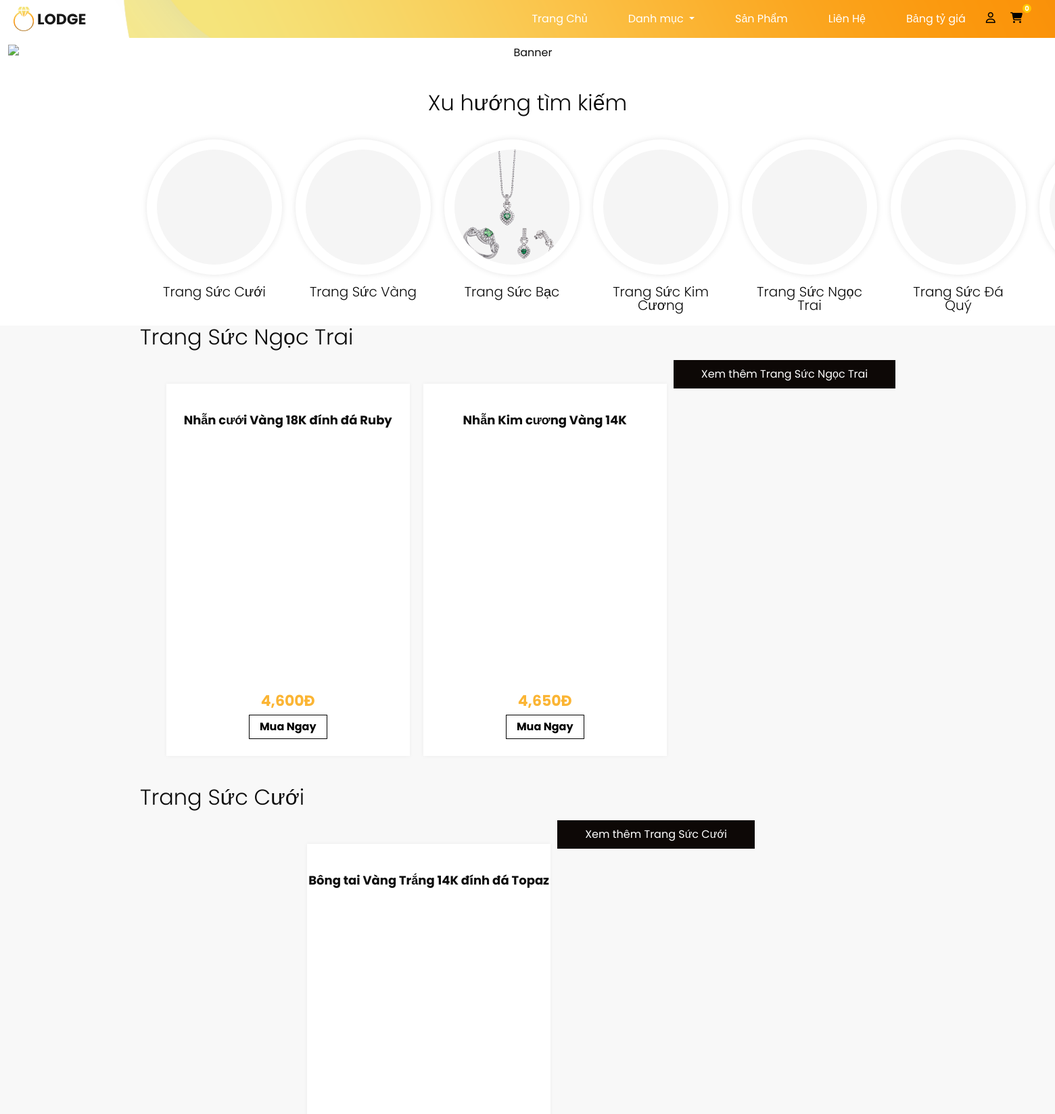
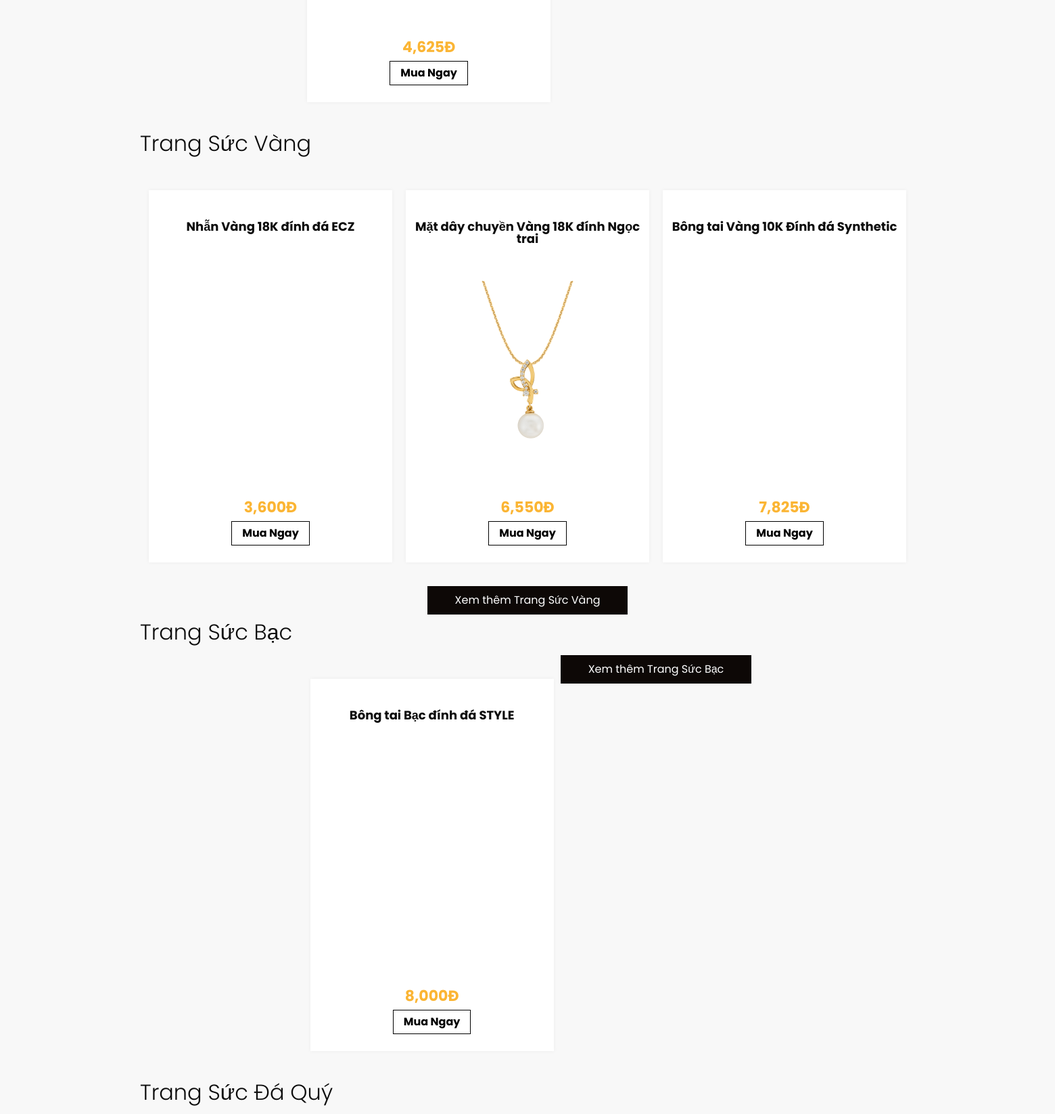
/jewellery.php (upper part), run on the app's committed database (2 pictures, top to bottom).
### tables this page shows
CREATE TABLE `danhmuc` (
  `Ma_DM` int(11) NOT NULL,
  `Ten_DM` varchar(20) NOT NULL,
  `HinhAnh_DM` varchar(100) DEFAULT NULL,
  `PARENT` int(11) DEFAULT NULL
);

CREATE TABLE `sanpham` (
  `Ma_SP` int(11) NOT NULL,
  `Ma_DM` int(11) NOT NULL,
  `HinhAnh_SP` varchar(100) NOT NULL,
  `Ten_SP` varchar(50) NOT NULL,
  `TrongLuong_Sp` float NOT NULL,
  `MoTa_SP` mediumtext DEFAULT NULL
);

CREATE TABLE `don_gia` (
  `id_gia` int(11) NOT NULL,
  `ngay` date NOT NULL,
  `gia` decimal(10,2) NOT NULL,
  `Ma_SP` int(11) DEFAULT NULL
);

### web/jewellery.php (the view, shortened to what this page needs)
<!DOCTYPE html>
<html>
<head>
    <link rel="stylesheet" type="text/css" href="https://cdnjs.cloudflare.com/ajax/libs/OwlCarousel2/2.1.3/assets/owl.carousel.min.css" />
    <link rel="stylesheet" href="https://cdnjs.cloudflare.com/ajax/libs/font-awesome/6.2.0/css/all.min.css">
    <link rel="stylesheet" type="text/css" href="css/bootstrap.css" />
    <link rel="stylesheet" type="text/css" href="css/sina-nav.css" />
    <link href="https://cdn.jsdelivr.net/npm/bootstrap@5.0.2/dist/css/bootstrap.min.css" rel="stylesheet">
    <link href="css/sanpham.css" rel="stylesheet" />
    <link href="css/responsive.css" rel="stylesheet" />
</head>
<body class="sub_page">
    <div class="hero_area">
        <header class="header_section">
            <div class="container-fluid">
                <nav class="navbar navbar-expand-lg custom_nav-container ">
                    <a class="navbar-brand" href="index.html">
                        <img src="images/logo.png" alt="">
                        <span>Lodge</span>
                    </a>
                    <div class="collapse navbar-collapse" id="navbarSupportedContent">
                        <ul class="navbar-nav ml-auto">
                            <li class="nav-item">
                                <a class="nav-link" href="index.php">Trang Chủ</a>
                            </li>
                            <li class="nav-item dropdown">
                                <a class="nav-link dropdown-toggle" href="category.php" id="navbarDropdown"
                                    role="button" data-bs-toggle="dropdown" aria-expanded="false">
                                    Danh mục
                                </a>
                            </li>
                            <li class="nav-item">
                                <a class="nav-link" href="jewellery.php">Sản Phẩm</a>
                            </li>
                            <li class="nav-item">
                                <a class="nav-link" href="contact1.php">Liên Hệ</a>
                            </li>
                            <li class="nav-item">
                  <a class="nav-link" href="tygia.php">Bảng tỷ giá</a>
                </li>
                <form class="d-flex">
                        <div class="icons">
                            <?php
                            if (!isset($_SESSION["user"])){
                          ?>
                            <a href="login.php"><i class="fa-regular fa-user"></i></a>
                            <?php
                            }
                            else
                            {
                                ?>
                            <i> <label for="">Xin chào: </label><?php echo $_SESSION["user"]; ?></i>
                            <a href='logout.php'><i class="fa-solid fa-right-from-bracket"></i></a>
                            <?php
                            }
                            ?>
                            <a href="cart.php"><i class="fa-solid fa-cart-shopping"></i><span
                                    style="height: 13px;width: 13px;background: #ffc800;font-size: 10px;color: #ffffff;line-height: 13px;text-align: center;font-weight: 700;display: inline-block;border-radius: 50%;position: absolute;">
                                    <?php require 'slsp.php'; ?>
                                </span></a>
                        </div>
                    </form>
                        </ul>
                    </div>
                </nav>
            </div>
        </header>
                          </div>
<div class="banner_section layout_padding">
    <div class="container-fluid">
        <div class="row">
            <div style="text-align: center; width: 100%;">
                <img src="upload/banner2.jpg" alt="Banner" style="height: auto; max-width: 100%; display: block; margin: 0 auto;">
            </div>
        </div>
    </div>
</div>
<?php
$sql_str = "SELECT * FROM danhmuc WHERE Ten_DM LIKE '%Trang%' OR Ten_DM LIKE '%Quà%' ORDER BY Ma_DM
 ";
$result = mysqli_query($conn, $sql_str);
?>
<div class="item_section layout_padding2">
    <div class="container">
        <h2 class="text-center">Xu hướng tìm kiếm</h2>
        <div class="item_container_wrapper">
            <div class="item_container_wrapper_inner d-flex">
                <div class="item_container d-flex justify-content-center">
                    <?php while ($row = mysqli_fetch_assoc($result)) { ?>
                        <div class="box">
                            <a href="products.php?id=<?php echo $row['Ma_DM']; ?>">
                                <div class="img-box">
                                    <img src="<?php echo $row['HinhAnh_DM']; ?>" alt="">
                                </div>
                            </a>
                            <div class="name">
                                <h5 class="text-center"><?php echo $row['Ten_DM']; ?></h5>
                            </div>
                        </div>
                    <?php } ?>
                </div>
            </div>
        </div>
    </div>
</div>
  <?php
$sql = "SELECT
            sanpham.HinhAnh_SP,
            sanpham.Ten_SP,
            sanpham.Ma_SP,
            don_gia.gia AS Gia_SP,
            danhmuc.Ten_DM,
            danhmuc.Ma_DM
        FROM
            sanpham
        INNER JOIN
            don_gia ON sanpham.Ma_SP = don_gia.Ma_SP
        INNER JOIN
            danhmuc ON sanpham.Ma_DM = danhmuc.Ma_DM
       ";
$result = mysqli_query($conn, $sql);
$max_products_per_category = 3;
?>
<section class="price_section layout_padding">
    <div class="container" >
        <?php
        if (mysqli_num_rows($result) > 0) {
            $products_by_category = array();
            while ($row = mysqli_fetch_assoc($result)) {
                $category = $row['Ten_DM'];
                if (!isset($products_by_category[$category])) {
                    $products_by_category[$category] = array();
                }
                $products_by_category[$category][] = $row;
            }
            foreach ($products_by_category as $category => $products) {
                echo '<div class="heading_container">';
                echo '<h2>'.$category.'</h2>';
                echo '</div>';
                echo '<div class="price_container">';
                $product_count = 0;
                foreach ($products as $product) {
                    if ($product_count < $max_products_per_category) {
                        ?>
                        <div class="box">
                            <div class="name">
                                <h6><?php echo $product['Ten_SP']; ?></h6>
                            </div>
                            <div class="img-box">
                                <img src="<?php echo $product['HinhAnh_SP']; ?>" alt="">
                            </div>
                            <div class="detail-box">
                                <h5><span><?php echo number_format($product['Gia_SP']); ?>đ</span></h5>
                                <a href="chitiet.php?id=<?php echo $product['Ma_SP']; ?>">Mua Ngay</a>
                            </div>
                        </div>
                        <?php
                        $product_count++;
                    } else {
                        break;
                    }
                }
                echo '<div class="d-flex justify-content-center">';
                echo '<div class="category_name_container">';
                echo '<a href="products.php?id='.$product['Ma_DM'].'" class="price_btn">Xem thêm '.$product['Ten_DM'].'</a>';
                echo '</div>';
                echo '</div>';
                echo '</div>';
            }
        } else {
            echo "Không có sản phẩm phù hợp.";
        }
        ?>
    </div>
</section>
</body>
</html>

### web/css/sanpham.css (style rules this page uses)
body { font-family: "Poppins", sans-serif; color: #0c0c0c; }
.layout_padding { padding: 1px 0; }
.layout_padding2 { padding: 45px 0; }
.heading_container { display: -webkit-box; display: -ms-flexbox; display: flex; }
.heading_container h2 { position: relative; text-align: center; }
.heading_container h2::before { content: ""; position: absolute; width: 9px; height: 30px; top: 14%; right: -15px; }
.hero_area { height: 100vh; position: relative; background-image: url(../images/hero-bg.png); background-size: cover; background-position: bottom right; background-repeat: no-repeat; }
.sub_page .hero_area { height: auto; background-position: top right; }
.header_section .container-fluid { padding-right: 25px; padding-left: 25px; }
.custom_nav-container.navbar-expand-lg .navbar-nav .nav-link { padding: 10px 30px; color: #ffffff; text-align: center; }
a, a:hover, a:focus { text-decoration: none; }
.navbar-brand { display: -webkit-box; display: -ms-flexbox; display: flex; -webkit-box-align: center; -ms-flex-align: center; align-items: center; }
.navbar-brand img { width: 30px; margin-right: 5px; }
.navbar-brand span { font-size: 22px; font-weight: 700; color: #191919; text-transform: uppercase; }
.custom_nav-container { z-index: 99999; padding: 5px 0; }
.item_section .item_container { -webkit-box-pack: center; }
.item_section .item_container .box .img-box { width: 100%; height: 100px; overflow: hidden; background-color: #f5f5f5; border-radius: 50%; }
.item_section .item_container .box .img-box img { width: 100%; height: auto; }
.item_section .item_container .box { width: 280px; margin: 30px 10px; padding: 15px; -webkit-box-shadow: 0px 0px 2px 0.5px rgba(0, 0, 0, 0.15); box-shadow: 0px 0px 2px 0.5px rgba(0, 0, 0, 0.15); text-align: center; border-radius: 50%; -webkit-box-shadow: 0px 0px 10px rgba(0, 0, 0, 0.1); box-shadow: 0px 0px 10px rgba(0, 0, 0, 0.1); }
.item_section .item_container .box .img-box { width: 100%; height: 100%; border-radius: 50%; }
.item_section .item_container .box h6, .item_section .item_container .box h5 { margin-top: 30px; }
.item_section .item_container .box { position: relative; width: 200px; height: 200px; border-radius: 50%; -webkit-box-shadow: 0px 0px 10px rgba(0, 0, 0, 0.1); box-shadow: 0px 0px 10px rgba(0, 0, 0, 0.1); }
.price_section { background-color: #f8f8f8; }
.price_section .price_container { display: -webkit-box; display: -ms-flexbox; display: flex; -webkit-box-pack: center; -ms-flex-pack: center; justify-content: center; padding: 10px 0; -ms-flex-wrap: wrap; flex-wrap: wrap; }
.price_section .price_container .box { min-width: 300px; max-width: 360px; height: 550px; display: -webkit-box; display: -ms-flexbox; display: flex; -webkit-box-orient: vertical; -webkit-box-direction: normal; -ms-flex-direction: column; flex-direction: column; -webkit-box-align: center; -ms-flex-align: center; align-items: center; -webkit-box-pack: justify; -ms-flex-pack: justify; justify-content: space-between; margin: 35px 10px; padding: 45px 0 25px 0; text-align: center; background-color: #ffffff; -webkit-box-shadow: 0px 0px 6px 0 rgba(0, 0, 0, 0.05); box-shadow: 0px 0px 6px 0 rgba(0, 0, 0, 0.05); -webkit-box-flex: 1; -ms-flex-positive: 1; flex-grow: 1; }
.price_section .price_container .box .img-box { width: 100%; display: -webkit-box; display: -ms-flexbox; display: flex; -webkit-box-pack: center; -ms-flex-pack: center; justify-content: center; }
.banner_section { margin-top: 0; padding-top: 10px; }
.price_section .price_container .box .img-box img { width: 1000px; }
.price_section .price_container .box h6 { font-weight: bold; font-size: 18px; }
.price_section .price_container .box .detail-box h5 { text-transform: uppercase; font-weight: bold; font-size: 22px; }
.price_section .price_container .box .detail-box h5 span { color: #fbb534; }
.price_section .price_container .box .detail-box a { display: inline-block; padding: 5px 15px; border: 1px solid #000000; font-weight: bold; color: #000000; margin-top: 5px; }
.price_section .price_btn { display: inline-block; padding: 8px 40px; background-color: #0d0806; border: 1px solid #0d0806; color: #ffffff; border-radius: 0; }

### web/css/responsive.css (style rules this page uses)
@media (min-width: 1200px) { .container { max-width: 1170px; } }

### data on the page
danhmuc: Ten_DM "Trang Sức Cưới"
danhmuc: Ten_DM "Trang Sức Vàng"
danhmuc: HinhAnh_DM (picture), Ten_DM "Trang Sức Bạc"
danhmuc: Ten_DM "Trang Sức Kim Cương"
danhmuc: Ten_DM "Trang Sức Ngọc Trai"
danhmuc: Ten_DM "Trang Sức Đá Quý"
sanpham: category "Trang Sức Ngọc Trai", Ten_SP "Nhẫn Kim cương Vàng 14K", don_gia.gia "4,650", Ma_DM.Ten_DM "Trang Sức Ngọc Trai"
sanpham: Ten_SP "Nhẫn cưới Vàng 18K đính đá Ruby", don_gia.gia "4,600"
sanpham: category "Trang Sức Cưới", Ten_SP "Bông tai Vàng Trắng 14K đính đá Topaz", don_gia.gia "4,625", Ma_DM.Ten_DM "Trang Sức Cưới"
sanpham: category "Trang Sức Vàng", Ten_SP "Bông tai Vàng 10K Đính đá Synthetic", don_gia.gia "7,825", Ma_DM.Ten_DM "Trang Sức Vàng"
sanpham: Ten_SP "Nhẫn Vàng 18K đính đá ECZ", don_gia.gia "3,600"
sanpham: Ten_SP "Mặt dây chuyền Vàng 18K đính Ngọc trai", HinhAnh_SP (picture), don_gia.gia "6,550"
sanpham: category "Trang Sức Bạc", Ten_SP "Bông tai Bạc đính đá STYLE", don_gia.gia "8,000", Ma_DM.Ten_DM "Trang Sức Bạc"
sanpham: Ma_DM.Ten_DM "Trang Sức Đá Quý"
